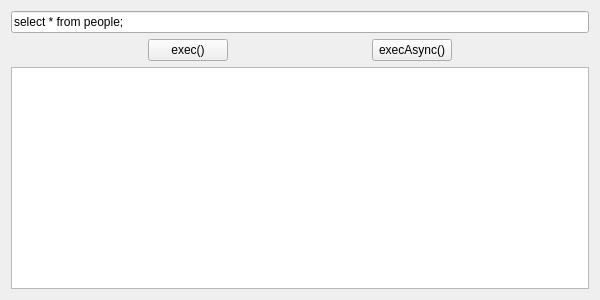
<?xml version="1.0" encoding="UTF-8"?>
<ui version="4.0">
 <class>QueryDemoWidget</class>
 <widget class="QWidget" name="QueryDemoWidget">
  <property name="geometry">
   <rect>
    <x>0</x>
    <y>0</y>
    <width>600</width>
    <height>300</height>
   </rect>
  </property>
  <property name="windowTitle">
   <string>Form</string>
  </property>
  <layout class="QVBoxLayout" name="verticalLayout">
   <item>
    <widget class="QLineEdit" name="leQuery">
     <property name="text">
      <string>select * from people;</string>
     </property>
     <property name="placeholderText">
      <string>type your query here</string>
     </property>
    </widget>
   </item>
   <item>
    <layout class="QHBoxLayout" name="horizontalLayout">
     <item>
      <spacer name="horizontalSpacer">
       <property name="orientation">
        <enum>Qt::Horizontal</enum>
       </property>
       <property name="sizeHint" stdset="0">
        <size>
         <width>40</width>
         <height>20</height>
        </size>
       </property>
      </spacer>
     </item>
     <item>
      <widget class="QPushButton" name="pbExec">
       <property name="text">
        <string>exec()</string>
       </property>
      </widget>
     </item>
     <item>
      <spacer name="horizontalSpacer_2">
       <property name="orientation">
        <enum>Qt::Horizontal</enum>
       </property>
       <property name="sizeHint" stdset="0">
        <size>
         <width>40</width>
         <height>20</height>
        </size>
       </property>
      </spacer>
     </item>
     <item>
      <widget class="QPushButton" name="pbExecAsync">
       <property name="text">
        <string>execAsync()</string>
       </property>
      </widget>
     </item>
     <item>
      <spacer name="horizontalSpacer_3">
       <property name="orientation">
        <enum>Qt::Horizontal</enum>
       </property>
       <property name="sizeHint" stdset="0">
        <size>
         <width>40</width>
         <height>20</height>
        </size>
       </property>
      </spacer>
     </item>
    </layout>
   </item>
   <item>
    <widget class="QTextEdit" name="teResults">
     <property name="readOnly">
      <bool>true</bool>
     </property>
    </widget>
   </item>
  </layout>
 </widget>
 <resources/>
 <connections>
  <connection>
   <sender>leQuery</sender>
   <signal>returnPressed()</signal>
   <receiver>pbExecAsync</receiver>
   <slot>click()</slot>
   <hints>
    <hint type="sourcelabel">
     <x>299</x>
     <y>18</y>
    </hint>
    <hint type="destinationlabel">
     <x>411</x>
     <y>47</y>
    </hint>
   </hints>
  </connection>
 </connections>
</ui>
